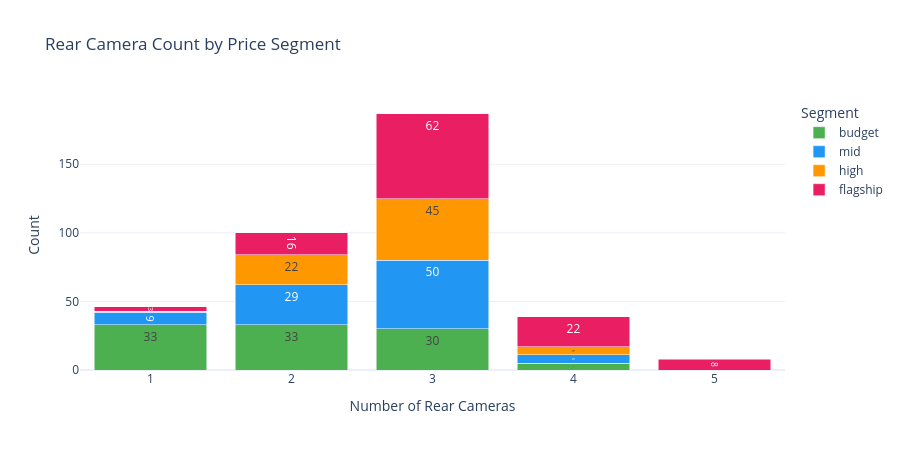

The code cell stored with this chart in its notebook:
### Code cell
# Plotly: stacked bar — does higher price = more cameras?
cam_seg = (
    smartphone_df
    .groupby(["rear_camera_count", "price_segment"])
    .size()
    .reset_index(name="count")
)

fig = px.bar(
    cam_seg,
    x="rear_camera_count",
    y="count",
    color="price_segment",
    category_orders={"price_segment": SEGMENT_ORDER},
    color_discrete_map=SEGMENT_COLORS,
    barmode="stack",
    title="Rear Camera Count by Price Segment",
    labels={
        "rear_camera_count": "Number of Rear Cameras",
        "count"            : "Count",
        "price_segment"    : "Segment",
    },
    text="count",
)
fig.update_traces(textposition="inside")
fig.update_layout(height=450, xaxis=dict(type="category"))
fig.show()

### Figure 1 — Plotly figure (JSON) as saved in the notebook; plotly's stock layout.template omitted (floating-point values rounded to 4 significant figures)
{"data": [{"alignmentgroup": "True", "hovertemplate": "Segment=budget<br>Number of Rear Cameras=%{x}<br>Count=%{text}<extra></extra>", "legendgroup": "budget", "marker": {"color": "#4CAF50", "pattern": {"shape": ""}}, "name": "budget", "offsetgroup": "budget", "orientation": "v", "showlegend": true, "text": [33, 33, 30, 5], "textposition": "inside", "type": "bar", "x": [1, 2, 3, 4], "xaxis": "x", "y": [33, 33, 30, 5], "yaxis": "y"}, {"alignmentgroup": "True", "hovertemplate": "Segment=mid<br>Number of Rear Cameras=%{x}<br>Count=%{text}<extra></extra>", "legendgroup": "mid", "marker": {"color": "#2196F3", "pattern": {"shape": ""}}, "name": "mid", "offsetgroup": "mid", "orientation": "v", "showlegend": true, "text": [9, 29, 50, 6], "textposition": "inside", "type": "bar", "x": [1, 2, 3, 4], "xaxis": "x", "y": [9, 29, 50, 6], "yaxis": "y"}, {"alignmentgroup": "True", "hovertemplate": "Segment=high<br>Number of Rear Cameras=%{x}<br>Count=%{text}<extra></extra>", "legendgroup": "high", "marker": {"color": "#FF9800", "pattern": {"shape": ""}}, "name": "high", "offsetgroup": "high", "orientation": "v", "showlegend": true, "text": [1, 22, 45, 6], "textposition": "inside", "type": "bar", "x": [1, 2, 3, 4], "xaxis": "x", "y": [1, 22, 45, 6], "yaxis": "y"}, {"alignmentgroup": "True", "hovertemplate": "Segment=flagship<br>Number of Rear Cameras=%{x}<br>Count=%{text}<extra></extra>", "legendgroup": "flagship", "marker": {"color": "#E91E63", "pattern": {"shape": ""}}, "name": "flagship", "offsetgroup": "flagship", "orientation": "v", "showlegend": true, "text": [3, 16, 62, 22, 8], "textposition": "inside", "type": "bar", "x": [1, 2, 3, 4, 5], "xaxis": "x", "y": [3, 16, 62, 22, 8], "yaxis": "y"}], "layout": {"barmode": "stack", "height": 450, "legend": {"title": {"text": "Segment"}, "tracegroupgap": 0}, "title": {"text": "Rear Camera Count by Price Segment"}, "xaxis": {"anchor": "y", "domain": [0, 1], "title": {"text": "Number of Rear Cameras"}, "type": "category"}, "yaxis": {"anchor": "x", "domain": [0, 1], "title": {"text": "Count"}}}}
